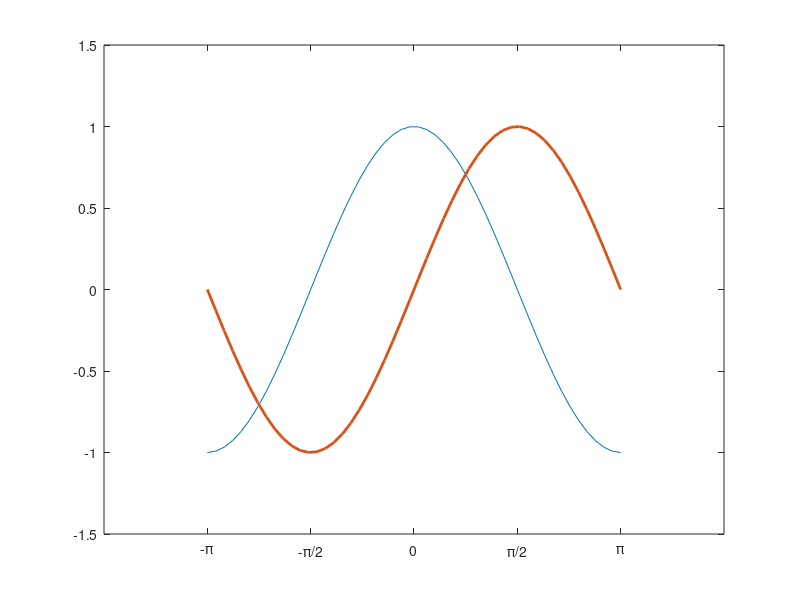

Write the MATLAB code that produced this figure. (Note: this script raises an error after producing the figure.)
clc; clear; close all;
% cos x与sin x图
x=linspace(-pi,pi,50); 
y1=cos(x);
y2=sin(x);
plot(x,y1,x,y2,'LineWidth',2);
xlim([-1.5*pi,1.5*pi]);
ylim([-1.5,1.5]);
set(gca,'xtick',-pi:pi/2:pi);%设置x轴坐标间隔
set(gca,'XTickLabel',{'-\pi','-\pi/2','0','\pi/2','\pi'});
ax1 = gca;
ax1.XAxisLocation = 'origin';
ax1.YAxisLocation = 'origin';
legend({'cos(x)','sin(x)'},'FontSize',10);

